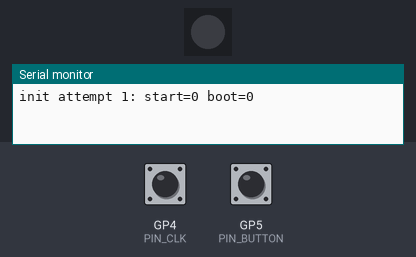
A sketch run on a simulated Raspberry Pi Pico. Parts: 1 RGB LEDs in strip order, left to right, the last lines printed to the serial monitor. Inputs (shaded band) come from the test bench; at power-on: GP4 (PIN_CLK) HIGH, GP5 (PIN_BUTTON) HIGH. Dim RGB values are drawn brighter than linear.

Above: at 4.5 s.
At 21.4 s:
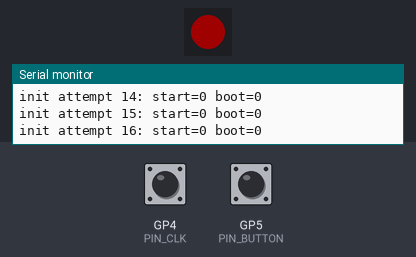
At 38.7 s:
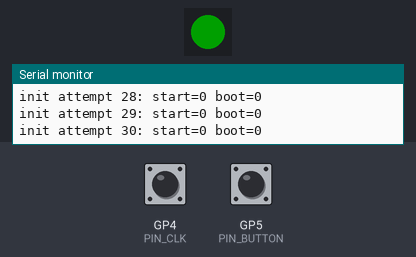
Timing chart, 0 to 40.2 s (numbered marks = the images above):
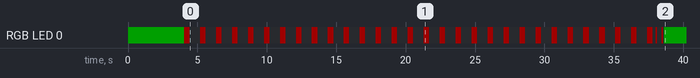

The sketch:

xbox360-rf-rp2040.ino
```cpp
// Xbox 360 S (Slim / "Boron") FPM -> USB desktop adapter, RP2040-Zero edition.
//
// The RP2040 replaces the console SMC toward the Front Panel Module. It is
// NOT in the USB data path: the FPM's USB lines run straight to the PC and
// enumerate on power alone. This firmware only drives the control bus:
//   - power-on: send the mandatory Slim "start module" command, then the
//     ring-of-light boot animation (visible confirmation the bus works)
//   - sync button: trigger controller binding (11-bit Slim sync frame)
//
// Protocol per the working Slim implementation ginokgx/xbox360slimRF: the
// MODULE generates a slow (~hundreds of Hz) clock; we sync to it.
//
// Onboard RGB status (WS2812 on GP16):
//   solid green  -> running
//   blue flash   -> command sent OK
//   red flash    -> control-bus timeout (module didn't clock)
//
// Board: Waveshare RP2040-Zero   FQBN: rp2040:rp2040:waveshare_rp2040_zero
// Wiring/pinout: docs/wiring.md

#include <Adafruit_NeoPixel.h>
#include "XboxRF.h"

constexpr uint8_t PIN_BUTTON = 5;   // sync button to GND (moved off GP2)
constexpr uint8_t PIN_DATA   = 3;   // FPM pin 2  C_DATA
constexpr uint8_t PIN_CLK    = 4;   // FPM pin 3  C_CLK (module drives it)
constexpr uint8_t PIN_RGB    = 16;  // onboard WS2812

constexpr uint16_t DEBOUNCE_MS    = 30;
constexpr uint16_t BOOT_WAIT_MS   = 3500;  // let the FPM boot before talking
constexpr uint16_t CMD_GAP_MS     = 50;
constexpr uint16_t SYNC_WINDOW_MS = 4000;  // searching/pairing window
constexpr uint8_t  INIT_RETRIES   = 30;    // retry init until the FPM answers
constexpr uint8_t  LVL            = 32;

XboxRF rf(PIN_DATA, PIN_CLK);
Adafruit_NeoPixel pixel(1, PIN_RGB, NEO_GRB + NEO_KHZ800);

void led(uint8_t r, uint8_t g, uint8_t b) {
  pixel.setPixelColor(0, pixel.Color(r, g, b));
  pixel.show();
}
void ledIdle() { led(0, LVL, 0); }

void ledResult(bool ok) {
  for (uint8_t i = 0; i < (ok ? 2 : 3); i++) {
    led(ok ? 0 : LVL, 0, ok ? LVL : 0);
    delay(120);
    led(0, 0, 0);
    delay(90);
  }
  ledIdle();
}

void setup() {
  Serial.begin(115200);
  pixel.begin();
  ledIdle();  // green immediately: Zero is powered and running

  pinMode(PIN_BUTTON, INPUT_PULLUP);
  rf.begin();

  delay(BOOT_WAIT_MS);

  // Init with retry: the module isn't always ready at a fixed delay after
  // power-up, and a single attempt that times out would leave the ring dark
  // until a replug. Keep trying until the control-bus commands succeed.
  bool inited = false;
  for (uint8_t attempt = 0; attempt < INIT_RETRIES && !inited; attempt++) {
    bool a = rf.startModule();
    delay(CMD_GAP_MS);
    bool b = rf.bootAnimation();
    inited = a && b;
    Serial.printf("init attempt %d: start=%d boot=%d\n", attempt + 1, a, b);
    if (!inited) {           // brief red blink, then retry
      led(LVL, 0, 0);
      delay(400);
      led(0, 0, 0);
      delay(200);
    }
  }

  if (inited) {
    delay(CMD_GAP_MS);
    rf.ledPlayer1();
  }
  ledResult(inited);
}

void loop() {
  static bool wasDown = false;
  static uint32_t downAt = 0;

  bool isDown = (digitalRead(PIN_BUTTON) == LOW);
  uint32_t now = millis();

  if (isDown && !wasDown) {
    wasDown = true;
    downAt = now;
  } else if (!isDown && wasDown) {
    wasDown = false;
    if (now - downAt >= DEBOUNCE_MS) {
      Serial.println("sync");
      led(0, 0, LVL);            // Zero LED blue while syncing
      rf.sweep();                // ring shows the searching sweep
      bool ok = rf.syncController();
      delay(SYNC_WINDOW_MS);     // pairing window (sweep runs)
      rf.ledAllFlash();          // all-four flash = connected
      delay(1200);
      rf.ledPlayer1();           // settle back to player 1
      ledResult(ok);
    }
  }
}
```

XboxRF.cpp
```cpp
#include "XboxRF.h"

// Command frames (MSB-first), from the working Slim implementation
// ginokgx/xbox360slimRF (https://github.com/ginokgx/xbox360slimRF).
//
//   START (0b0000010010) — mandatory Slim "start module" init; without it
//                          the LEDs/sync don't work.
//   BOOT  (0b0010000101) — ring-of-light boot animation (= 0x085).
//   SYNC  (0b00000001001) — phat sync 0b0000000100 + a trailing 1; 11 bits.
//   OFF   (0b0010000000) — LEDs off.
// LED codes verified on-hardware with tools/led-explorer:
//   0x088 = rotating "searching" sweep
//   0x0A1 = quadrant 1 lit (player 1)
//   0x0C0 = all four quadrants flash (sync-complete confirm)
static const uint8_t CMD_START[10]    = {0, 0, 0, 0, 0, 1, 0, 0, 1, 0};
static const uint8_t CMD_BOOT[10]     = {0, 0, 1, 0, 0, 0, 0, 1, 0, 1};  // 0x085
static const uint8_t CMD_SYNC[11]     = {0, 0, 0, 0, 0, 0, 0, 1, 0, 0, 1};
static const uint8_t CMD_SWEEP[10]    = {0, 0, 1, 0, 0, 0, 1, 0, 0, 0};  // 0x088
static const uint8_t CMD_PLAYER1[10]  = {0, 0, 1, 0, 1, 0, 0, 0, 0, 1};  // 0x0A1
static const uint8_t CMD_ALLFLASH[10] = {0, 0, 1, 1, 0, 0, 0, 0, 0, 0};  // 0x0C0
static const uint8_t CMD_OFF[10]      = {0, 0, 1, 0, 0, 0, 0, 0, 0, 0};

XboxRF::XboxRF(uint8_t dataPin, uint8_t clkPin)
    : _data(dataPin), _clk(clkPin) {}

void XboxRF::begin() {
  // Idle: both lines released, held high. External ~1k pull-ups recommended;
  // the module (not this MCU) drives CLK.
  pinMode(_clk, INPUT_PULLUP);
  pinMode(_data, INPUT_PULLUP);
}

void XboxRF::releaseData() {
  digitalWrite(_data, HIGH);
  pinMode(_data, INPUT_PULLUP);
}

// Block until CLK differs from prevLevel (an edge), or timeout.
bool XboxRF::waitClockChange(int prevLevel, uint32_t timeoutUs) {
  uint32_t start = micros();
  while (digitalRead(_clk) == prevLevel) {
    if (micros() - start > timeoutUs) return false;
  }
  return true;
}

bool XboxRF::sendData(const uint8_t* cmd, uint8_t nbits) {
  // Start: pull DATA low while the (module-driven) clock idles high.
  pinMode(_data, OUTPUT);
  digitalWrite(_data, LOW);

  int prev = digitalRead(_clk);  // usually HIGH at idle
  for (uint8_t i = 0; i < nbits; i++) {
    // Wait for the clock to fall...
    if (!waitClockChange(prev, CLK_TIMEOUT_US)) { releaseData(); return false; }
    prev = digitalRead(_clk);

    // ...settle into the low phase, then present the bit.
    delayMicroseconds(1000);
    digitalWrite(_data, cmd[i] ? HIGH : LOW);

    // Wait for the clock to rise (module latches the bit).
    if (!waitClockChange(prev, CLK_TIMEOUT_US)) { releaseData(); return false; }
    prev = digitalRead(_clk);
  }

  releaseData();
  return true;
}

bool XboxRF::startModule()    { return sendData(CMD_START, 10); }
bool XboxRF::bootAnimation()  { return sendData(CMD_BOOT, 10); }
bool XboxRF::syncController() { return sendData(CMD_SYNC, 11); }
bool XboxRF::sweep()          { return sendData(CMD_SWEEP, 10); }
bool XboxRF::ledPlayer1()     { return sendData(CMD_PLAYER1, 10); }
bool XboxRF::ledAllFlash()    { return sendData(CMD_ALLFLASH, 10); }
bool XboxRF::ledsOff()        { return sendData(CMD_OFF, 10); }
```

XboxRF.h
```cpp
#pragma once
#include <Arduino.h>

// Driver for the Xbox 360 S (Slim / "Boron") FPM control bus.
//
// Protocol (module-clocked, confirmed by the working Slim implementation
// ginokgx/xbox360slimRF):
//   - The MODULE generates the clock on C_CLK. The host only pulls DATA low
//     to start, then sets each data bit synchronized to the module's clock.
//   - The Slim clock is SLOW (order of hundreds of Hz), NOT the phat's
//     ~250 kHz. Timeouts must be generous or transactions look "dead".
//   - Idle: both lines pulled high. Start: host drives DATA low. Per bit:
//     wait for the clock to change, settle ~1 ms into the low phase, set the
//     data bit, wait for the next clock change. MSB first.
//   - The Slim needs a mandatory "start module" command at power-on before
//     LEDs/sync work, and its sync frame is 11 bits (phat's 10 + a trailing
//     1 to snap DATA high at the end).
//
// This does NOT touch the module's USB lines (D+/D-/3V3/GND) — those go
// straight to the PC, and USB enumerates on power alone (not gated by this
// bus).

class XboxRF {
public:
  XboxRF(uint8_t dataPin, uint8_t clkPin);

  // Configure pins (idle: inputs, pulled high).
  void begin();

  // Send a command, MSB-first, synchronized to the module's clock.
  // Returns false if the module's clock stalled (timeout).
  bool sendData(const uint8_t* cmd, uint8_t nbits);

  // --- Named commands ---
  bool startModule();     // mandatory Slim power-on init  (0b0000010010)
  bool bootAnimation();   // ring-of-light boot animation  (0x085)
  bool syncController();  // begin controller binding, 11-bit
  bool sweep();           // rotating "searching" ring animation (0x088)
  bool ledPlayer1();      // light quadrant 1 / player 1 (0x0A1)
  bool ledAllFlash();     // all four quadrants flash — sync confirm (0x0C0)
  bool ledsOff();

  // Slim clock is slow (hundreds of Hz); allow tens of ms per edge.
  static constexpr uint32_t CLK_TIMEOUT_US = 250000;

private:
  uint8_t _data;
  uint8_t _clk;
  bool waitClockChange(int prevLevel, uint32_t timeoutUs);
  void releaseData();
};
```
